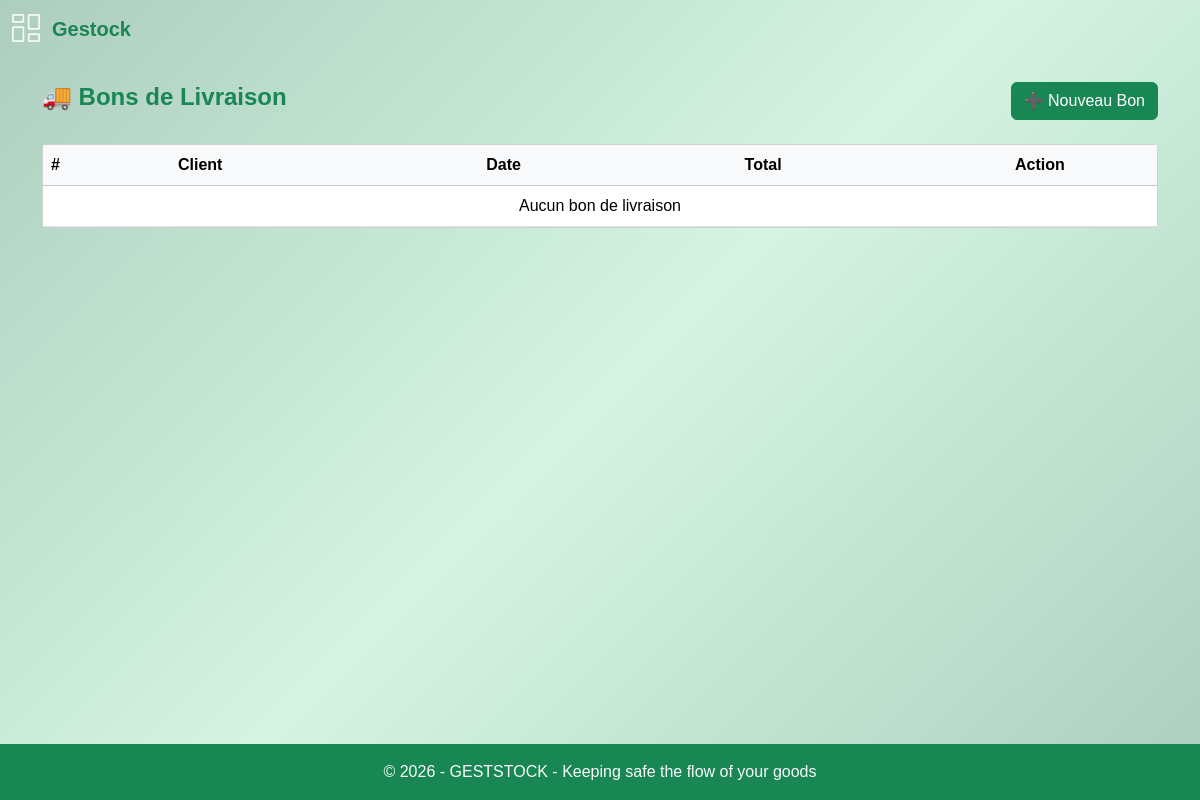
Before: /bon-livraison with the older database file.
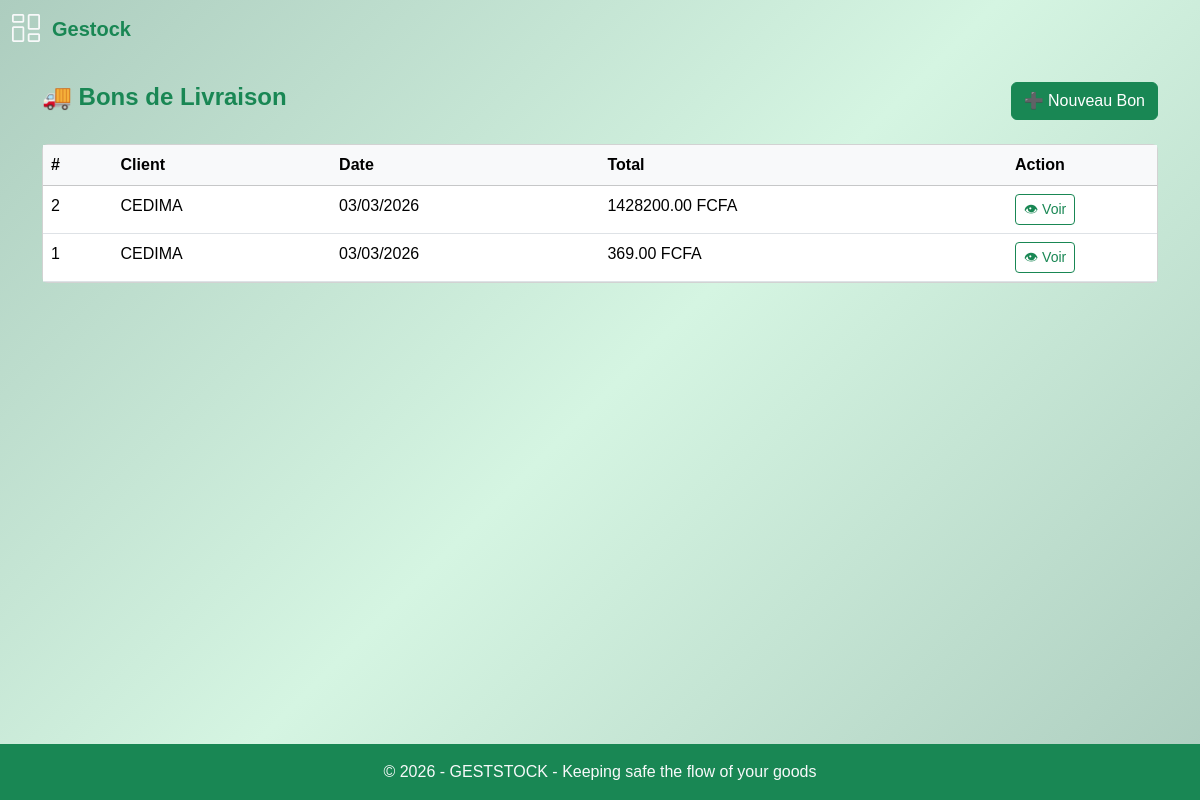
After: the same page with the newer database file.
### models.py (models this page shows, shortened)
class BonLivraison(db.Model):
    __tablename__ = "bon_livraison"
    id = db.Column(db.Integer, primary_key=True)
    client_id = db.Column(db.Integer, db.ForeignKey("client.id"), nullable=False)
    date_creation = db.Column(db.DateTime, default=datetime.utcnow)
    numero = db.Column(db.String(30), unique=True, nullable=False)
    lignes = db.relationship(
        "LigneBonLivraison",
        backref="bon",
        cascade="all, delete-orphan"
    )
    client = db.relationship("Client", backref="bons_livraison")
    @property
    def total(self):
        return sum(ligne.sous_total for ligne in self.lignes)

class Client(db.Model):
    id = db.Column(db.Integer, primary_key=True)
    nom_client = db.Column(db.String(100), nullable=False)
    telephone = db.Column(db.String(30))
    adresse_email = db.Column(db.String(255))
    ville = db.Column(db.String(100))
    numero_rcc = db.Column(db.String(50))

class LigneBonLivraison(db.Model):
    __tablename__ = "ligne_bon_livraison"
    id = db.Column(db.Integer, primary_key=True)
    bon_id = db.Column(
        db.Integer,
        db.ForeignKey("bon_livraison.id"),   # ✅ CORRECTION ICI
        nullable=False
    )
    produit_id = db.Column(
        db.Integer,
        db.ForeignKey("produit.id"),
        nullable=False
    )
    quantite = db.Column(db.Integer, nullable=False)
    prix_unitaire = db.Column(db.Numeric(10,2), nullable=False)
    produit = db.relationship("Produit")
    @property
    def sous_total(self):
        return self.quantite * self.prix_unitaire

### routes.py (the view)
@app.route("/bon-livraison")
def liste_bons_livraison():
    bons = BonLivraison.query.order_by(
        BonLivraison.date_creation.desc()
    ).all()
    return render_template("bon_livraison_liste.html", bons=bons)

### routes.py (called while the page is built)
@app.after_request
def disable_cache(response):
    response.headers["Cache-Control"] = "no-store, no-cache, must-revalidate, private"
    response.headers["Pragma"] = "no-cache"
    response.headers["Expires"] = "0"
    return response

@app.context_processor
def utility_processor():
    def is_active(prefix):
        return request.endpoint and prefix in request.endpoint
    return dict(is_active=is_active)

### templates/bon_livraison_liste.html (shortened to what this page needs)
{% extends "base.html" %}
{% block content %}
<div class="container mt-4">
    <div class="d-flex justify-content-between align-items-center mb-4">
        <h4 class="fw-bold text-success">🚚 Bons de Livraison</h4>
        <a href="{{ url_for('nouveau_bon_livraison') }}"
           class="btn btn-success">
            ➕ Nouveau Bon
        </a>
    </div>
    <div class="card">
        <div class="card-body p-0">
            <table class="table table-hover mb-0">
                <thead class="table-light">
                    <tr>
                        <th>#</th>
                        <th>Client</th>
                        <th>Date</th>
                        <th>Total</th>
                        <th width="150">Action</th>
                    </tr>
                </thead>
                <tbody>
                    {% for bon in bons %}
                    <tr>
                        <td>{{ bon.id }}</td>
                        <td>{{ bon.client.nom_client }}</td>
                        <td>{{ bon.date_creation.strftime('%d/%m/%Y') }}</td>
                        <td>{{ bon.total }} FCFA</td>
                        <td>
                            <a href="{{ url_for('detail_bon_livraison', id=bon.id) }}"
                               class="btn btn-sm btn-outline-success">
                               👁 Voir
                            </a>
                        </td>
                    </tr>
                    {% else %}
                    <tr>
                        <td colspan="5" class="text-center">
                            Aucun bon de livraison
                        </td>
                    </tr>
                    {% endfor %}
                </tbody>
            </table>
        </div>
    </div>
</div>
{% endblock %}

### templates/base.html (shortened to what this page needs)
<!DOCTYPE html>
<html lang="fr">
<head>
    <link rel="stylesheet" href="/static/style/styles.css">
    <link rel="stylesheet" href="{{ url_for('static', filename='css/bootstrap.min.css') }}">
    <link rel="stylesheet" href="{{ url_for('static', filename='style/styles.css') }}">
    <link rel="stylesheet" href="https://cdn.jsdelivr.net/npm/bootstrap-icons@1.11.3/font/bootstrap-icons.css">
</head>
<body class="d-flex flex-column min-vh-100 bg-gradient-success">
    <header class="container-fluid py-2">
        <div class="row align-items-between">
            <div class="col-2 gap-2 d-flex align-items-center">
                    <i class="bi bi-columns-gap text-light fs-3"></i>
                <span class="fs-5 px-1 fw-semibold text-success">
                    Gestock
                </span>
            </div>
            <div class="col-10 d-flex gap-4 justify-content-end align-items-center">
            </div>
        </div>
    </header>
    <main class="container-fluid flex-fill">
            <div class="row">
                  <section class="{% if current_user.is_authenticated %}col-9 col-md-10{% else %}col-12{% endif %}">
                     {% block content %}{% endblock %}
                  </section>
             </div>
    </main>
    <footer class="bg-success text-light text-center py-3 mt-auto">
        <p class="mb-0">© 2026 - GESTSTOCK - Keeping safe the flow of your goods </p>
    </footer>
</body>
</html>

### static/style/styles.css (style rules this page uses)
html { height: 100%; }
body { margin: 0; font-family: Arial, sans-serif; }
.bg-gradient-success { background: linear-gradient(135deg, #adcdbf, #d5f5e2, #adcdbf); }
.table td, .table th { white-space: nowrap; }

Changed rows visible on the page:
added BonLivraison: id "2", client.nom_client "CEDIMA", date_creation "03/03/2026", total "1428200.00"
added BonLivraison: id "1", client.nom_client "CEDIMA", date_creation "03/03/2026", total "369.00"
Other visible differences:
text no longer shown: "Aucun bon de livraison"
